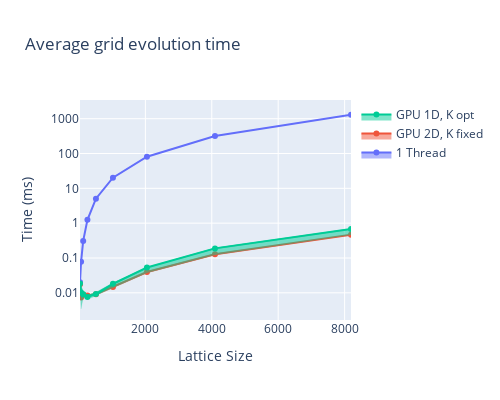

The code cell stored with this chart in its notebook:
### Code cell
fig = go.Figure()
for idx, (name, dfs, _) in enumerate(runs):
    df = pd.concat(dfs)
    df["avgEvolveTime"] = df["avgEvolveTime"] / 1e6 # time is originally in ns

    add_mean_std_trace(fig, df, name, idx, "avgEvolveTime")

fig.update_layout(title="Average grid evolution time", xaxis_title='Lattice Size', yaxis_title="Time (ms)", width=500, height=400)
fig.update_yaxes(type="log")
fig.show()

### Figure 1 — Plotly figure (JSON) as saved in the notebook; plotly's stock layout.template omitted (floating-point values rounded to 4 significant figures)
{"data": [{"fill": "tonexty", "line": {"color": "#636EFA", "width": 0.1}, "mode": "lines", "name": "1 Thread upper", "showlegend": false, "type": "scatter", "x": [32, 64, 128, 256, 512, 1024, 2048, 4096, 8192], "y": [null, null, null, null, null, null, null, null, null]}, {"fill": "tonexty", "line": {"color": "#636EFA"}, "mode": "lines+markers", "name": "1 Thread", "type": "scatter", "x": [32, 64, 128, 256, 512, 1024, 2048, 4096, 8192], "y": [0.02027, 0.0778, 0.3099, 1.252, 5.06, 20.21, 80.95, 319.5, 1298.0]}, {"fill": "tonexty", "line": {"color": "#636EFA", "width": 0.1}, "mode": "lines", "name": "1 Thread lower", "showlegend": false, "type": "scatter", "x": [32, 64, 128, 256, 512, 1024, 2048, 4096, 8192], "y": [null, null, null, null, null, null, null, null, null]}, {"fill": "tonexty", "line": {"color": "#EF553B", "width": 0.1}, "mode": "lines", "name": "GPU 2D, K fixed upper", "showlegend": false, "type": "scatter", "x": [32, 64, 128, 256, 512, 1024, 2048, 4096, 8192], "y": [0.01892, 0.007784, 0.009787, 0.008794, 0.009925, 0.01565, 0.04162, 0.1356, 0.4646]}, {"fill": "tonexty", "line": {"color": "#EF553B"}, "mode": "lines+markers", "name": "GPU 2D, K fixed", "type": "scatter", "x": [32, 64, 128, 256, 512, 1024, 2048, 4096, 8192], "y": [0.01771, 0.007364, 0.009001, 0.008322, 0.009151, 0.01479, 0.03948, 0.1284, 0.4619]}, {"fill": "tonexty", "line": {"color": "#EF553B", "width": 0.1}, "mode": "lines", "name": "GPU 2D, K fixed lower", "showlegend": false, "type": "scatter", "x": [32, 64, 128, 256, 512, 1024, 2048, 4096, 8192], "y": [0.0165, 0.006944, 0.008215, 0.00785, 0.008378, 0.01392, 0.03734, 0.1211, 0.4593]}, {"fill": "tonexty", "line": {"color": "#00CC96", "width": 0.1}, "mode": "lines", "name": "GPU 1D, K opt upper", "showlegend": false, "type": "scatter", "x": [32, 64, 128, 256, 512, 1024, 2048, 4096, 8192], "y": [0.01999, 0.01683, 0.01085, 0.008721, 0.01037, 0.01959, 0.05431, 0.1974, 0.7049]}, {"fill": "tonexty", "line": {"color": "#00CC96"}, "mode": "lines+markers", "name": "GPU 1D, K opt", "type": "scatter", "x": [32, 64, 128, 256, 512, 1024, 2048, 4096, 8192], "y": [0.01861, 0.01013, 0.00902, 0.007602, 0.009206, 0.01817, 0.05329, 0.1888, 0.6837]}, {"fill": "tonexty", "line": {"color": "#00CC96", "width": 0.1}, "mode": "lines", "name": "GPU 1D, K opt lower", "showlegend": false, "type": "scatter", "x": [32, 64, 128, 256, 512, 1024, 2048, 4096, 8192], "y": [0.01724, 0.003429, 0.00719, 0.006483, 0.008041, 0.01675, 0.05227, 0.1802, 0.6624]}], "layout": {"height": 400, "title": {"text": "Average grid evolution time"}, "width": 500, "xaxis": {"title": {"text": "Lattice Size"}}, "yaxis": {"title": {"text": "Time (ms)"}, "type": "log"}}}
